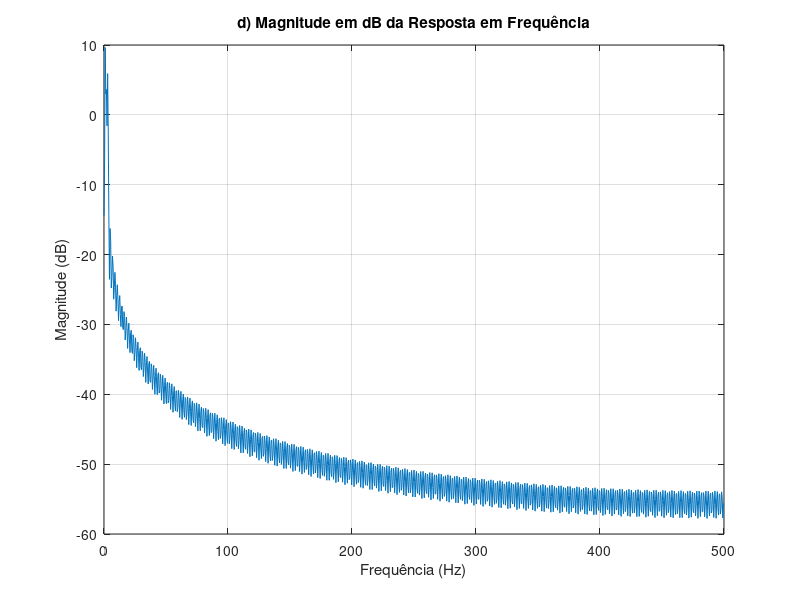

Write MATLAB code to recreate this figure.
pkg load control

% Parâmetros
f1 = 1; f2 = 2; f3 = 3;
fs = 1000; % Frequência de amostragem
T = 1.5;   % Tempo total de amostragem
N = T * fs; % Número total de amostras
t = linspace(0, T, N); % Vetor de tempo

% Funções cosseno
x1 = 3*cos(2*pi*f1*t); 
x2 = cos(2*pi*f2*t - 0.3); 
x3 = 2*cos(2*pi*f3*t + 2.4); 

% Sinal resultante
xt = x1 + x2 + x3;

% a) Sinal no domínio do tempo
figure;
% subplot(4,1,1);
% plot(t, xt);
% title('a) Sinal no domínio do tempo');
% xlabel('Tempo [s]');
% ylabel('Amplitude');
% grid on;

% b) FFT e plotagem no domínio da frequência em bins
n = 2^nextpow2(length(xt)); % Próxima potência de 2 para FFT
sinal_padded = [xt, zeros(1, n - length(xt))]; % Preenchimento com zeros

fft_result = fft(sinal_padded); % Calculando a FFT
fft_positiva = abs(fft_result(1:n/2)) * (2/N); % Magnitude (apenas metade positiva)

% % subplot(4,1,2);
% plot(0:(n/2)-1, fft_positiva); % Eixo x em bins
% title('b) FFT no domínio da frequência em bins');
% xlabel('Bins');
% ylabel('Magnitude');
% grid on;

% c) Frequência em Hz no eixo x
frequencias_positivas = (0:(n/2)-1)*(fs/n); % Convertendo para Hz

% % subplot(4,1,3);
% plot(frequencias_positivas, fft_positiva);
% title('c) FFT no domínio da frequência em Hz');
% xlabel('Frequência (Hz)');
% ylabel('Magnitude');
% grid on;

% d) Magnitude em dB da resposta em frequência
fft_dcb = mag2db(fft_positiva); % Convertendo a magnitude para dB

% % subplot(4,1,4);
plot(frequencias_positivas, fft_dcb);
xlabel('Frequência (Hz)');
ylabel('Magnitude (dB)');
title('d) Magnitude em dB da Resposta em Frequência');
grid on;

% Salvar a figura
print("trab2/2.1.png", "-dpng");
% pause(10);
